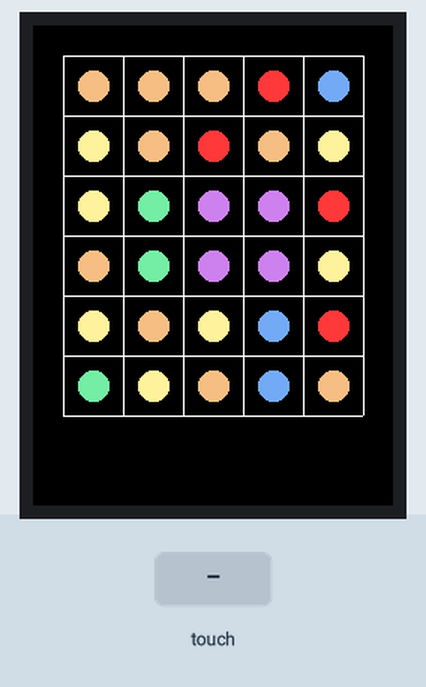
Simulated run of this sketch. Board: Arduino Uno, built with avr-gcc and run on an emulated ATmega328P. Shown: 240×320 colour display. Inputs (shaded band) come from the test bench. Random numbers use the default seed unless the sketch sets one; what the sketch prints to the serial monitor is not drawn.

Above: at 3.5 s.
3.6 s: touch panel pressed at 13 % / 10 % of its raw x / y range
At 4.8 s:
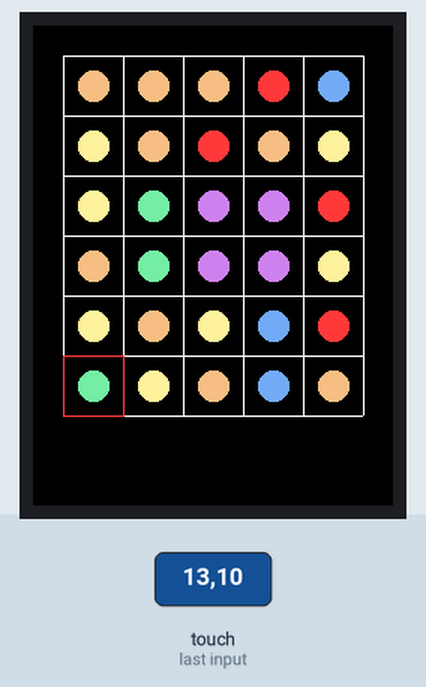
5.1 s: touch panel pressed at 38 % / 10 % of its raw x / y range
At 6.1 s:
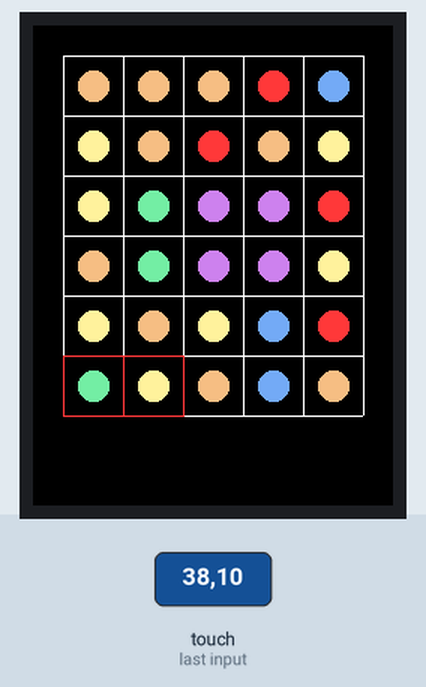
Timing chart, 0 to 8.1 s (numbered marks = the images above; inputs shaded):
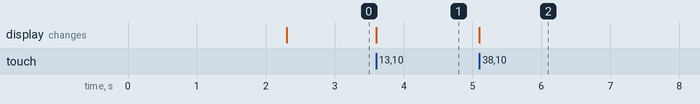

Measured:
- after the input at 3.6 s, the display: changes at once (image 1)
- after the input at 5.1 s, the display: changes at once (image 2)

The sketch:

prototype.ino
```cpp
#include <Elegoo_GFX.h> //include libraries
#include <Elegoo_TFTLCD.h>
#include <TouchScreen.h>

//pins
#define CS A3
#define CD A2
#define WR A1
#define RD A0
#define RESET A4

Elegoo_TFTLCD tft(CS, CD, WR, RD, RESET);

//assign readable names to 16-bit RGB565 colour variables
#define RED     0xF9C7
#define GREEN   0x7774
#define YELLOW  0xFF93
#define BLUE    0x755E
#define ORANGE  0xF5F0
#define PURPLE  0xCC1D
#define BLACK   0x0000
#define WHITE   0xFFFF

#define YP A3  // must be an analog pin, use "An" notation!
#define XM A2  // must be an analog pin, use "An" notation!
#define YM 9   // can be a digital pin
#define XP 8   // can be a digital pin
TouchScreen ts = TouchScreen(XP, YP, XM, YM, 300);

void setup() {
  Serial.begin(9600);

  tft.reset();
    uint16_t identifier = tft.readID();
  if(identifier == 0x9325) {
    Serial.println(F("Found ILI9325 LCD driver"));
  } else if(identifier == 0x9328) {
    Serial.println(F("Found ILI9328 LCD driver"));
  } else if(identifier == 0x4535) {
    Serial.println(F("Found LGDP4535 LCD driver"));
  }else if(identifier == 0x7575) {
    Serial.println(F("Found HX8347G LCD driver"));
  } else if(identifier == 0x9341) {
    Serial.println(F("Found ILI9341 LCD driver"));
  } else if(identifier == 0x8357) {
    Serial.println(F("Found HX8357D LCD driver"));
  } else if(identifier==0x0101)
  {
      identifier=0x9341;
       Serial.println(F("Found 0x9341 LCD driver"));
  }else {
    Serial.print(F("Unknown LCD driver chip: "));
    Serial.println(identifier, HEX);
    Serial.println(F("If using the Elegoo 2.8\" TFT Arduino shield, the line:"));
    Serial.println(F("  #define USE_Elegoo_SHIELD_PINOUT"));
    Serial.println(F("should appear in the library header (Elegoo_TFT.h)."));
    Serial.println(F("If using the breakout board, it should NOT be #defined!"));
    Serial.println(F("Also if using the breakout, double-check that all wiring"));
    Serial.println(F("matches the tutorial."));
    identifier=0x9341;

  }
//////////////////////////////////////////////////////////////////
  tft.begin(identifier);

  //background
    tft.fillScreen(BLACK);
    delay(2000);

  // set up grid array of 5 x 6 objects
  int grid[5][6];

//  tft.fillCircle(100, 100, 40, GREEN);
//  delay(1000);
  //randomize grid

 for (int x = 0; x < 5; x++) {
    for (int y = 0; y < 6; y++) {

      grid[x][y] = random(6);
//      Serial.println(grid[x][y]);
    }
 }

/*Numbers corresponding to each colour:
RED = 0
ORANGE = 1
YELLOW = 2
GREEN = 3
BLUE = 4
PURPLE = 5
*/

//Initialization variables
#define cSize 10
#define elementDistance 40
#define x1Border 20;

#define TS_MINX 120
#define TS_MAXX 900

#define TS_MINY 70
#define TS_MAXY 920

#define MINPRESSURE 10
#define MAXPRESSURE 1000


//Draw grid
  for (int i = 0; i <= 5; i++) {
      tft.drawFastVLine(i*elementDistance + 20, 20, 240, WHITE);
  }
  for (int j = 0; j <= 6; j++) {
      tft.drawFastHLine(20, j*elementDistance + 20, 200, WHITE);
  }

  for (int i = 0; i <= 4; i++) {
    for (int j = 0; j <= 5; j++) {
      // Assign random colours to each circle
      grid[i][j] = random(6);
      if (grid[i][j] == 0)
        tft.fillCircle((i+1)*elementDistance, (j+1)*elementDistance, cSize, RED);
      else if (grid[i][j] == 1)
        tft.fillCircle((i+1)*elementDistance, (j+1)*elementDistance, cSize, ORANGE);
      else if (grid[i][j] == 2)
        tft.fillCircle((i+1)*elementDistance, (j+1)*elementDistance, cSize, YELLOW);
      else if (grid[i][j] == 3)
        tft.fillCircle((i+1)*elementDistance, (j+1)*elementDistance, cSize, GREEN);
      else if (grid[i][j] == 4)
        tft.fillCircle((i+1)*elementDistance, (j+1)*elementDistance, cSize, BLUE);
      else if (grid[i][j] == 5)
        tft.fillCircle((i+1)*elementDistance, (j+1)*elementDistance, cSize, PURPLE);

    }
}


}//end of setup


void loop() {

  digitalWrite(13, HIGH);
  TSPoint p = ts.getPoint();
  digitalWrite(13, LOW);

  pinMode(XM, OUTPUT);
  pinMode(YP, OUTPUT);

  bool isTouched[5][6] = {false}; //Boolean values are true when area of screen is being pressed

  //Redraw elements on screen everytime user touches something? Probably a bad idea, find some way to make 'grid' a global variable

  if (p.z > MINPRESSURE && p.z < MAXPRESSURE) {

    // scale from 0->1023 to tft.width
    p.x = map(p.x, TS_MINX, TS_MAXX, tft.width(), 0);
    p.y = (tft.height()-map(p.y, TS_MINY, TS_MAXY, tft.height(), 0));
//    bool isTouching(void);

int selectElement = 0;

//Check each grid to see if it's been pressed
  for (int i = 0; i < 5; i++) {
    for (int j = 0; j < 6; j++) {
      if (p.x > (20 + elementDistance*i) && p.x < (20 + elementDistance*(i+1))
       && p.y > (40 + elementDistance*j) && p.y < (40 + elementDistance*(j+1))) {
          isTouched[i][j] = true;
          selectElement++;
          if (selectElement <= 2) {
           tft.drawRect(tft.width() - (20 + elementDistance*(i+1)),tft.height() - (20 + elementDistance*(j+2)),
           elementDistance + 1, elementDistance + 1, RED);
          }
          else if (selectElement > 2) {
              for (int i = 0; i <= 5; i++) {
                 tft.drawFastVLine(i*elementDistance + 20, 20, 240, WHITE);
              }
              for (int j = 0; j <= 6; j++) {
                  tft.drawFastHLine(20, j*elementDistance + 20, 200, WHITE);
               }
             }
           }
        }

    }
  }
  for (int i = 0; i < 5; i++) {
    for (int j = 0; j < 6; j++) {
      if (isTouched[i][j]) {
        Serial.print("Grid "); Serial.print(i); Serial.print(" "); Serial.println(j);  //Print grid

        //Highlight the grid that's been pressed

    }
  }

  }
}
```

prototype.c
```cpp
#include <stdio.h>
#include <stdbool.h>
#include <stdlib.h>
#include <time.h>

#define ROWS 5
#define COLUMNS 6

void printArray(int array[ROWS][COLUMNS]) {
    for (int x = 0; x < ROWS; x++) {
        for (int y = 0; y < COLUMNS; y++) {
            if (array[x][y] == -1) {
                printf("%d  ", array[x][y]);
            } else {
                printf(" %d  ", array[x][y]);
            }
        }
        printf("\n");
    }
}

bool checkGrid (int array[ROWS][COLUMNS], int row, int col ) { //perhaps replace parameters bc of header?
    int matched [row][col];
    int match = 0, r = -1;
    bool change = false;

    //set everything in matched to 0
    for (int x = 0; x < row; x ++) {
        for (int y = 0; y < col; y ++) {
            matched[x][y] = 0;
        }
    }

    //check rows for matches
    for (int x = 0; x < row; x ++) {
        for (int y = 0; y < col; y ++) {
            if (array[x][y] == r) {
                match++;
            } else {
                match = 0;
            }

            if (match == 2) { //if two matches = 3 in a row
                change = true;
                for (int n = y; n > y-3; n--) {
                    matched[x][n] = 1;//matched elements are displayed as 1
                }
            }
            else if (match > 2) {
                matched[x][y] = 1;
            }

            r = array[x][y];
        }
        r = -1;
        match = 0;
    }

    //repeat above code for columns
    for (int y = 0; y < col; y ++) {
        for (int x = 0; x < row; x ++) {
            if (array[x][y] == r) {
                match++;
            } else {
                match = 0;
            }

            if (match == 2) {
                change = true;
                for (int n = x; n > x - 3; n--) {
                    matched[n][y] = 1;
                }
            }
            else if (match > 2) {
                matched[x][y] = 1;
            }

            r = array[x][y];
        }
        r = -1;
        match = 0;
    }

    printf("\nshow matches\n");
    for (int x = 0; x < row; x ++) {
        for (int y = 0; y < col; y ++) {
            printf(" %d  ", matched[x][y]);
        }
        printf("\n");
    }

    //delete matches
    for (int x = 0; x < row; x++) {
        for (int y = 0; y < col; y++) {
            if (matched[x][y] == 1) {
                array[x][y] = -1;
            }
        }
    }

    printf("\nafter deleting matches\n");
    printArray(array);

    return change;
}

void updateGrid(int array[ROWS][COLUMNS], int x, int y) {
    //shift down
    for (int x = ROWS - 1; x >= 0; x--) {//starting from the bottom row
        for (int y = 0; y < COLUMNS; y++) {//starting from the left-most column
            if (array[x][y] == -1) {
                for (int a = x-1; a >= 0; a--) {
                    if (array[a][y] != -1) {
                        array[x][y] = array[a][y];
                        array[a][y] = -1;
                        break;
                    }
                }
            }
        }
    }

    //print after shifting down
    printf("\nafter shifting down\n");
    printArray(array);

    //refill
    for (int x = 0; x < ROWS; x++) {
        for (int y = 0; y < COLUMNS; y++) {
            if (array[x][y] == -1) {
                array[x][y] = rand() % 6;
            }
        }
    }

    //print array after refill
    printf("\nafter refill\n");
    printArray(array);

    //check new array for matches
    while(checkGrid(array, ROWS, COLUMNS)) {
        updateGrid(array, ROWS, COLUMNS);
    }
}


void shuffle(int array[ROWS][COLUMNS]) {
    printf("\nafter shuffling\n");
    for (int x = 0; x < ROWS; x ++) {
        for (int y = 0; y < COLUMNS; y++){
            array[x][y] = rand()%6;
            printf(" %d  ", array[x][y]);
        }
        printf("\n");
    }
}

bool movePossible(int array[ROWS][COLUMNS]) {
    int a = 0;
    bool isPossible = false;

    for (int x = 0; x < ROWS; x++) {//checks from left to right
        for (int y = 0; y < COLUMNS; y++) {//checks from top to bottom
            a = array[x][y];

            //check rows
            if (y+1 < COLUMNS && array[x][y+1] == a) {
                if (y-2 >= 0 && array[x][y-2] == a) {
                    isPossible = true;
                    array[x][y-2] = 6;//elements that could be matched are indicated with 6
                } else if (y-1 >= 0) {
                    if (x-1 >= 0 && array[x-1][y-1] == a) {
                        isPossible = true;
                        array[x-1][y-1] = 6;
                    } else if (x+1 < ROWS && array[x+1][y-1] == a) {
                        isPossible = true;
                        array[x+1][y-1] = 6;
                    }
                } else if (y+2 < COLUMNS) {
                    if (x-1 >= 0 && array[x-1][y+2] == a) {
                        isPossible = true;
                        array[x-1][y+2] = 6;
                    } else if (x+1 < ROWS && array[x+1][y+2] == a) {
                        isPossible = true;
                        array[x+1][y+2] = 6;
                    }
                } else if (y+3 < COLUMNS && array[x][y+3] == a) {
                    isPossible = true;
                    array[x][y+3] = 6;
                }
            }

            if(isPossible) {
                array[x][y] = 6;
                array[x][y+1] = 6;
                return isPossible;
            }

            //check columns
            if (x+1 < ROWS && array[x+1][y] == a) {
                if (x-2 >= 0 && array[x-2][y] == a) {
                    isPossible = true;
                    array[x-2][y] = 6;
                } else if (x-1 >= 0) {
                    if (y-1 >= 0 && array[x-1][y-1] == a) {
                        isPossible = true;
                        array[x-1][y-1] = 6;
                    } else if (y+1 < COLUMNS && array[x-1][y+1] == a) {
                        isPossible = true;
                        array[x-1][y+1] = 6;
                    }
                } else if (x+2 < ROWS) {
                    if (y-1 >= 0 && array[x+2][y-1] == a) {
                        isPossible = true;
                        array[x+1][y-1] = 6;
                    } else if (y+1 < COLUMNS && array[x+2][y+1] == a) {
                        isPossible = true;
                        array[x+2][y+1] = 6;
                    }
                } else if (x+3 < ROWS && array[x+3][y] == a) {
                    isPossible = true;
                    array[x+3][y] = 6;
                }
            }

            if(isPossible) {
                array[x][y] = 6;
                array[x+1][y] = 6;
                return isPossible;
            }
        }
    }

    while(!isPossible) {
        printf("^no possible move\n");
        shuffle(array);
        isPossible = movePossible(array);
    }

    return isPossible;//if none of the previous conditions were satisfied, no move is possible
}

//void countPoints(int array[ROWS][COLUMNS, int x, int y]); //count points

int main (void) {
    int grid[ROWS][COLUMNS];
    srand (time(NULL));

    printf("print array\n");
    for (int x = 0; x < ROWS; x ++) {
        for (int y = 0; y < COLUMNS; y++){
            grid[x][y] = rand()%6;
            printf(" %d  ", grid[x][y]);
        }
        printf("\n");
    }

    if (checkGrid(grid, ROWS, COLUMNS)) {
        updateGrid(grid, ROWS, COLUMNS);
    }

    bool possibleMove = movePossible(grid);

    printf("\nafter scanning for possible moves\n");
    printArray(grid);

    if(possibleMove) {
        printf("Move is possible!\n");
    }

    return 0;
}
```

Source omitted: prototype4.c (11951 bytes)
